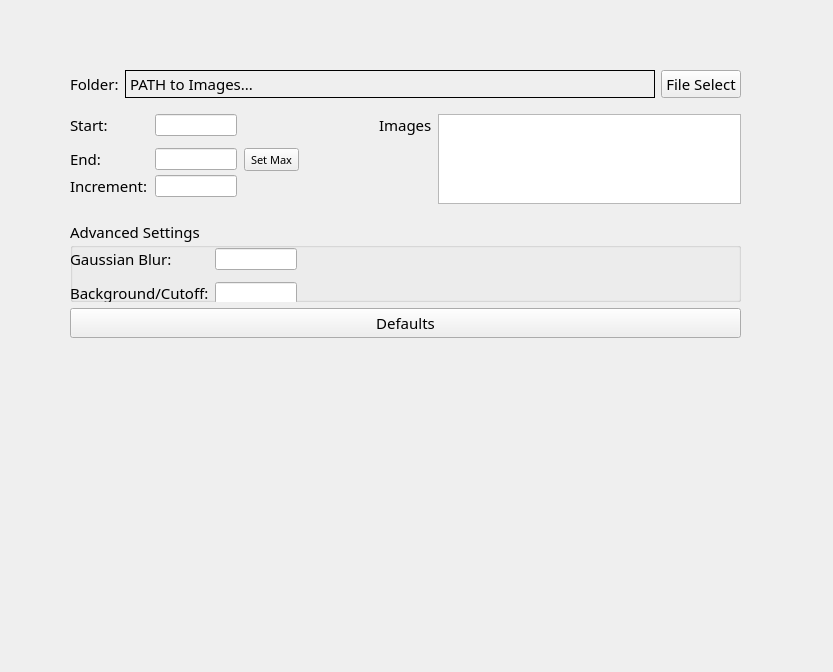
<?xml version="1.0" encoding="UTF-8"?>
<ui version="4.0">
 <class>Form</class>
 <widget class="QWidget" name="Form">
  <property name="geometry">
   <rect>
    <x>0</x>
    <y>0</y>
    <width>833</width>
    <height>672</height>
   </rect>
  </property>
  <property name="windowTitle">
   <string>Form</string>
  </property>
  <widget class="QWidget" name="verticalLayoutWidget">
   <property name="geometry">
    <rect>
     <x>70</x>
     <y>70</y>
     <width>671</width>
     <height>401</height>
    </rect>
   </property>
   <layout class="QVBoxLayout" name="verticalLayout">
    <property name="topMargin">
     <number>0</number>
    </property>
    <item>
     <layout class="QHBoxLayout" name="horizontalLayout">
      <item>
       <widget class="QLabel" name="folderLab">
        <property name="sizePolicy">
         <sizepolicy hsizetype="Fixed" vsizetype="Preferred">
          <horstretch>0</horstretch>
          <verstretch>0</verstretch>
         </sizepolicy>
        </property>
        <property name="maximumSize">
         <size>
          <width>16777215</width>
          <height>28</height>
         </size>
        </property>
        <property name="font">
         <font>
          <family>Figtree Light</family>
          <pointsize>11</pointsize>
         </font>
        </property>
        <property name="text">
         <string>Folder:</string>
        </property>
       </widget>
      </item>
      <item>
       <widget class="QLabel" name="folderDisp">
        <property name="sizePolicy">
         <sizepolicy hsizetype="MinimumExpanding" vsizetype="Preferred">
          <horstretch>0</horstretch>
          <verstretch>0</verstretch>
         </sizepolicy>
        </property>
        <property name="maximumSize">
         <size>
          <width>16777215</width>
          <height>28</height>
         </size>
        </property>
        <property name="font">
         <font>
          <family>Figtree Light</family>
          <pointsize>11</pointsize>
         </font>
        </property>
        <property name="frameShape">
         <enum>QFrame::Panel</enum>
        </property>
        <property name="frameShadow">
         <enum>QFrame::Plain</enum>
        </property>
        <property name="text">
         <string>PATH to Images...</string>
        </property>
       </widget>
      </item>
      <item>
       <widget class="QPushButton" name="selFolderBut">
        <property name="maximumSize">
         <size>
          <width>93</width>
          <height>28</height>
         </size>
        </property>
        <property name="font">
         <font>
          <family>Figtree Light</family>
          <pointsize>11</pointsize>
         </font>
        </property>
        <property name="text">
         <string>File Select</string>
        </property>
       </widget>
      </item>
     </layout>
    </item>
    <item>
     <spacer name="verticalSpacer_3">
      <property name="orientation">
       <enum>Qt::Vertical</enum>
      </property>
      <property name="sizeType">
       <enum>QSizePolicy::Fixed</enum>
      </property>
      <property name="sizeHint" stdset="0">
       <size>
        <width>20</width>
        <height>10</height>
       </size>
      </property>
     </spacer>
    </item>
    <item>
     <layout class="QHBoxLayout" name="horizontalLayout_2">
      <item>
       <layout class="QGridLayout" name="gridLayout">
        <property name="leftMargin">
         <number>0</number>
        </property>
        <property name="horizontalSpacing">
         <number>7</number>
        </property>
        <property name="verticalSpacing">
         <number>4</number>
        </property>
        <item row="0" column="1" alignment="Qt::AlignTop">
         <widget class="QLineEdit" name="startIn">
          <property name="minimumSize">
           <size>
            <width>0</width>
            <height>22</height>
           </size>
          </property>
          <property name="maximumSize">
           <size>
            <width>82</width>
            <height>22</height>
           </size>
          </property>
          <property name="baseSize">
           <size>
            <width>8</width>
            <height>8</height>
           </size>
          </property>
          <property name="font">
           <font>
            <family>Figtree Light</family>
            <pointsize>11</pointsize>
           </font>
          </property>
          <property name="text">
           <string/>
          </property>
          <property name="maxLength">
           <number>50</number>
          </property>
         </widget>
        </item>
        <item row="0" column="0" alignment="Qt::AlignLeft|Qt::AlignTop">
         <widget class="QLabel" name="startLab">
          <property name="font">
           <font>
            <family>Figtree Light</family>
            <pointsize>11</pointsize>
           </font>
          </property>
          <property name="text">
           <string>Start:</string>
          </property>
         </widget>
        </item>
        <item row="1" column="1" alignment="Qt::AlignTop">
         <widget class="QLineEdit" name="endIn">
          <property name="maximumSize">
           <size>
            <width>82</width>
            <height>22</height>
           </size>
          </property>
          <property name="baseSize">
           <size>
            <width>8</width>
            <height>8</height>
           </size>
          </property>
          <property name="font">
           <font>
            <family>Figtree Light</family>
            <pointsize>11</pointsize>
           </font>
          </property>
          <property name="text">
           <string/>
          </property>
         </widget>
        </item>
        <item row="2" column="1" alignment="Qt::AlignTop">
         <widget class="QLineEdit" name="incIn">
          <property name="maximumSize">
           <size>
            <width>82</width>
            <height>22</height>
           </size>
          </property>
          <property name="baseSize">
           <size>
            <width>8</width>
            <height>8</height>
           </size>
          </property>
          <property name="font">
           <font>
            <family>Figtree Light</family>
            <pointsize>11</pointsize>
           </font>
          </property>
          <property name="text">
           <string/>
          </property>
         </widget>
        </item>
        <item row="1" column="0" alignment="Qt::AlignLeft|Qt::AlignTop">
         <widget class="QLabel" name="endLab">
          <property name="font">
           <font>
            <family>Figtree Light</family>
            <pointsize>11</pointsize>
           </font>
          </property>
          <property name="text">
           <string>End:</string>
          </property>
         </widget>
        </item>
        <item row="2" column="0" alignment="Qt::AlignLeft|Qt::AlignTop">
         <widget class="QLabel" name="incLab">
          <property name="font">
           <font>
            <family>Figtree Light</family>
            <pointsize>11</pointsize>
           </font>
          </property>
          <property name="text">
           <string>Increment:</string>
          </property>
         </widget>
        </item>
        <item row="0" column="2">
         <spacer name="horizontalSpacer">
          <property name="orientation">
           <enum>Qt::Horizontal</enum>
          </property>
          <property name="sizeHint" stdset="0">
           <size>
            <width>40</width>
            <height>20</height>
           </size>
          </property>
         </spacer>
        </item>
        <item row="1" column="2">
         <widget class="QToolButton" name="setMax">
          <property name="font">
           <font>
            <family>Figtree Light</family>
            <pointsize>8</pointsize>
           </font>
          </property>
          <property name="text">
           <string>Set Max</string>
          </property>
         </widget>
        </item>
       </layout>
      </item>
      <item alignment="Qt::AlignTop">
       <widget class="QLabel" name="imagesLab">
        <property name="font">
         <font>
          <family>Figtree Light</family>
          <pointsize>11</pointsize>
         </font>
        </property>
        <property name="text">
         <string>Images</string>
        </property>
       </widget>
      </item>
      <item alignment="Qt::AlignTop">
       <widget class="QListView" name="dispImages">
        <property name="maximumSize">
         <size>
          <width>16777215</width>
          <height>90</height>
         </size>
        </property>
        <property name="baseSize">
         <size>
          <width>250</width>
          <height>250</height>
         </size>
        </property>
        <property name="font">
         <font>
          <family>Figtree Light</family>
          <pointsize>11</pointsize>
         </font>
        </property>
        <property name="horizontalScrollBarPolicy">
         <enum>Qt::ScrollBarAsNeeded</enum>
        </property>
        <property name="resizeMode">
         <enum>QListView::Adjust</enum>
        </property>
       </widget>
      </item>
     </layout>
    </item>
    <item>
     <spacer name="verticalSpacer_2">
      <property name="orientation">
       <enum>Qt::Vertical</enum>
      </property>
      <property name="sizeType">
       <enum>QSizePolicy::Fixed</enum>
      </property>
      <property name="sizeHint" stdset="0">
       <size>
        <width>20</width>
        <height>10</height>
       </size>
      </property>
     </spacer>
    </item>
    <item>
     <widget class="QGroupBox" name="groupBox">
      <property name="enabled">
       <bool>true</bool>
      </property>
      <property name="sizePolicy">
       <sizepolicy hsizetype="Expanding" vsizetype="Expanding">
        <horstretch>0</horstretch>
        <verstretch>0</verstretch>
       </sizepolicy>
      </property>
      <property name="minimumSize">
       <size>
        <width>0</width>
        <height>82</height>
       </size>
      </property>
      <property name="maximumSize">
       <size>
        <width>16777215</width>
        <height>82</height>
       </size>
      </property>
      <property name="font">
       <font>
        <family>Figtree Light</family>
        <pointsize>11</pointsize>
       </font>
      </property>
      <property name="title">
       <string>Advanced Settings</string>
      </property>
      <property name="flat">
       <bool>false</bool>
      </property>
      <widget class="QWidget" name="gridLayoutWidget">
       <property name="geometry">
        <rect>
         <x>0</x>
         <y>10</y>
         <width>671</width>
         <height>81</height>
        </rect>
       </property>
       <layout class="QGridLayout" name="gridLayout_2">
        <property name="sizeConstraint">
         <enum>QLayout::SetNoConstraint</enum>
        </property>
        <property name="topMargin">
         <number>12</number>
        </property>
        <item row="0" column="2">
         <spacer name="horizontalSpacer_2">
          <property name="orientation">
           <enum>Qt::Horizontal</enum>
          </property>
          <property name="sizeHint" stdset="0">
           <size>
            <width>40</width>
            <height>20</height>
           </size>
          </property>
         </spacer>
        </item>
        <item row="0" column="0">
         <widget class="QLabel" name="gausLab">
          <property name="font">
           <font>
            <family>Figtree Light</family>
            <pointsize>11</pointsize>
           </font>
          </property>
          <property name="text">
           <string>Gaussian Blur:</string>
          </property>
         </widget>
        </item>
        <item row="1" column="1">
         <widget class="QLineEdit" name="backIn">
          <property name="maximumSize">
           <size>
            <width>82</width>
            <height>22</height>
           </size>
          </property>
          <property name="baseSize">
           <size>
            <width>8</width>
            <height>8</height>
           </size>
          </property>
          <property name="font">
           <font>
            <family>Figtree Light</family>
            <pointsize>11</pointsize>
           </font>
          </property>
         </widget>
        </item>
        <item row="0" column="1">
         <widget class="QLineEdit" name="gausIn">
          <property name="maximumSize">
           <size>
            <width>82</width>
            <height>22</height>
           </size>
          </property>
          <property name="baseSize">
           <size>
            <width>8</width>
            <height>8</height>
           </size>
          </property>
          <property name="font">
           <font>
            <family>Figtree Light</family>
            <pointsize>11</pointsize>
           </font>
          </property>
         </widget>
        </item>
        <item row="1" column="0">
         <widget class="QLabel" name="backLab">
          <property name="font">
           <font>
            <family>Figtree Light</family>
            <pointsize>11</pointsize>
           </font>
          </property>
          <property name="text">
           <string>Background/Cutoff:</string>
          </property>
         </widget>
        </item>
       </layout>
      </widget>
     </widget>
    </item>
    <item>
     <widget class="QPushButton" name="defaultsBut">
      <property name="font">
       <font>
        <family>Figtree Light</family>
        <pointsize>11</pointsize>
       </font>
      </property>
      <property name="text">
       <string>Defaults</string>
      </property>
     </widget>
    </item>
    <item>
     <spacer name="verticalSpacer">
      <property name="orientation">
       <enum>Qt::Vertical</enum>
      </property>
      <property name="sizeHint" stdset="0">
       <size>
        <width>20</width>
        <height>40</height>
       </size>
      </property>
     </spacer>
    </item>
    <item>
     <spacer name="verticalSpacer_4">
      <property name="orientation">
       <enum>Qt::Vertical</enum>
      </property>
      <property name="sizeHint" stdset="0">
       <size>
        <width>20</width>
        <height>40</height>
       </size>
      </property>
     </spacer>
    </item>
   </layout>
  </widget>
 </widget>
 <resources/>
 <connections/>
</ui>
